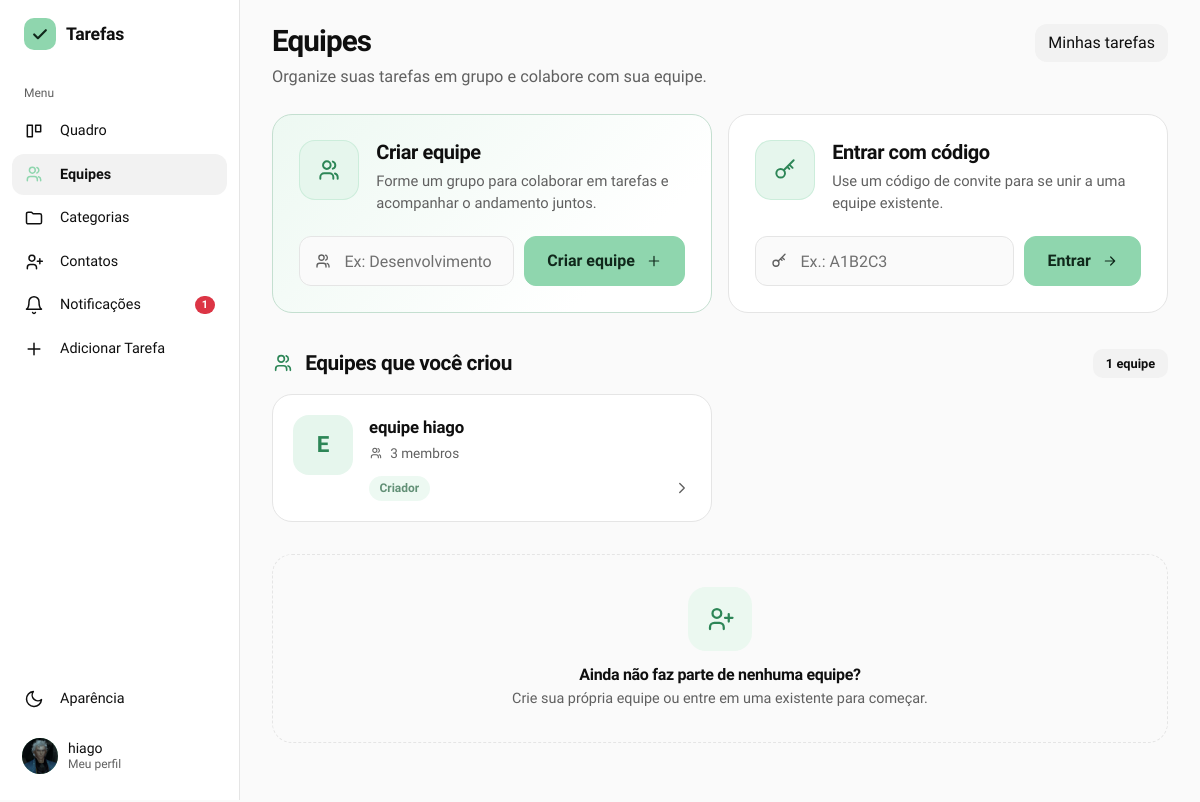
Screenshot of /equipes (signed in) with the database file from the repository.
### gerenciador_de_tarefas/models.py (models this page shows)
class Usuario(db.Model, UserMixin):
    id = db.Column(db.Integer, primary_key=True)
    nomeUsuario = db.Column(db.String(50), unique=True, nullable=False)
    email = db.Column(db.String(254), unique=True, nullable=False)
    senha = db.Column(db.String(255), nullable=False)
    nome = db.Column(db.String(100), nullable=False)
    tarefasCriadas = db.relationship('Tarefa', backref='criador', foreign_keys='Tarefa.criador_id', lazy=True)
    tarefasAtribuidas = db.relationship('Tarefa', backref='responsavel', foreign_keys='Tarefa.responsavel_id', lazy=True)
    cargo = db.Column(db.String(20), nullable=False, default='usuario') #admin ou usuario
    foto_perfil = db.Column(db.String(200), nullable=True, default='default.png')
    ordenacao_quadro = db.Column(db.String(30), nullable=False, default='padrao')

class Equipe(db.Model):
    id = db.Column(db.Integer, primary_key=True)
    nome = db.Column(db.String(100), nullable=False)
    codigo_acesso = db.Column(db.String(12), unique=True, nullable=False)
    dono_id = db.Column(db.Integer, db.ForeignKey('usuario.id'), nullable=False)
    dono = db.relationship('Usuario', foreign_keys=[dono_id])
    membros = db.relationship('MembroEquipe', backref='equipe', cascade='all, delete-orphan', lazy=True)
    tarefas = db.relationship('Tarefa', backref='equipe', lazy=True)

### gerenciador_de_tarefas/app.py (the view)
@app.route('/equipes')
@login_required
def equipes():
    minhas = Equipe.query.filter_by(dono_id=current_user.id).all()
    participo = (Equipe.query.join(MembroEquipe, MembroEquipe.equipe_id == Equipe.id)).filter(MembroEquipe.usuario_id == current_user.id, Equipe.dono_id != current_user.id).all()
    return render_template('equipes.html', minhas=minhas, participo=participo)

### gerenciador_de_tarefas/app.py (called while the page is built)
@login_manager.user_loader
def load_user(user_id):
    return db.session.get(Usuario, int(user_id))

@app.context_processor
def injetar_categorias_globais():
    if current_user.is_authenticated:
        return dict(categorias_globais=categorias_acessiveis())
    return dict(categorias_globais=[])

@app.context_processor
def injetar_notificacoes():
    if not current_user.is_authenticated:
        return dict(n_notificacoes=0)
    n = (Contato.query.filter_by(destinatario_id=current_user.id, status='pendente').count()
         + ConviteEquipe.query.filter_by(convidado_id=current_user.id).count()
         + Tarefa.query.filter_by(responsavel_id=current_user.id, aceite='aguardando').count())
    return dict(n_notificacoes=n)

def categorias_do_usuario():
    return Categoria.query.filter_by(usuario_id=current_user.id).order_by(Categoria.nome).all()

def categorias_acessiveis():
    proprias = categorias_do_usuario()
    de_outros = [cs.categoria for cs in CategoriaCompartilhada.query.filter_by(usuario_id=current_user.id).all()]
    return proprias + sorted(de_outros, key=lambda c: c.nome.lower())

### gerenciador_de_tarefas/templates/equipes.html (shortened to what this page needs)
{% extends "base.html" %}
{% block content %}
{% macro ico(nome, t=18) -%}
<svg width="{{ t }}" height="{{ t }}" viewBox="0 0 24 24" fill="none" stroke="currentColor" stroke-width="1.8" stroke-linecap="round" stroke-linejoin="round" aria-hidden="true">
{%- if nome == 'users' %}<path d="M16 20v-1.5a3.5 3.5 0 00-3.5-3.5h-5A3.5 3.5 0 004 18.5V20M10 11a3.5 3.5 0 100-7 3.5 3.5 0 000 7zM20 20v-1.5a3.5 3.5 0 00-2.5-3.3M15.5 4.2a3.5 3.5 0 010 6.6"/>
{%- elif nome == 'key' %}<circle cx="8" cy="15" r="4"/><path d="M10.8 12.2L20 3M16 7l3 3M14 9l2 2"/>
{%- elif nome == 'plus' %}<path d="M12 5v14M5 12h14"/>
{%- elif nome == 'arrow' %}<path d="M5 12h14M13 6l6 6-6 6"/>
{%- elif nome == 'chevron' %}<path d="m9 6 6 6-6 6"/>
{%- elif nome == 'user-plus' %}<path d="M15 20v-1.5a3.5 3.5 0 00-3.5-3.5h-4A3.5 3.5 0 004 18.5V20M9.5 11a3.5 3.5 0 100-7 3.5 3.5 0 000 7zM19 8v6M16 11h6"/>
{%- endif %}</svg>
{%- endmacro %}
<div class="eq-topo">
    <div>
        <h1 class="titulo-pagina">Equipes</h1>
        <p class="eq-subtitulo">Organize suas tarefas em grupo e colabore com sua equipe.</p>
    </div>
    <a href="{{ url_for('quadro') }}" class="btn btn-outline-secondary">Minhas tarefas</a>
</div>
<section class="eq-duplo">
    <div class="eq-card eq-card-destaque">
        <div class="eq-card-topo">
            <span class="eq-card-icone">{{ ico('users', 26) }}</span>
            <div>
                <h2 class="eq-card-titulo">Criar equipe</h2>
                <p class="eq-card-sub">Forme um grupo para colaborar em tarefas e acompanhar o andamento juntos.</p>
            </div>
        </div>
        <form method="POST" action="{{ url_for('criar_equipe') }}" class="eq-form">
            <div class="eq-form-linha">
                <div class="eq-campo">
                    <input type="text" id="nomeEquipe" name="nome" class="form-control eq-input"
                           placeholder="Ex: Desenvolvimento Mobile" maxlength="100" required>
                </div>
                <button type="submit" class="btn btn-principal">Criar equipe {{ ico('plus', 16) }}</button>
            </div>
        </form>
    </div>
    <div class="eq-card eq-card-codigo">
        <div class="eq-card-topo">
            <span class="eq-card-icone">{{ ico('key', 26) }}</span>
            <div>
                <h2 class="eq-card-titulo">Entrar com código</h2>
                <p class="eq-card-sub">Use um código de convite para se unir a uma equipe existente.</p>
            </div>
        </div>
        <form method="POST" action="{{ url_for('entrar_equipe') }}" class="eq-form">
            <div class="eq-form-linha">
                <div class="eq-campo">
                    <input type="text" id="codigoEquipe" name="codigo" class="form-control eq-input"
                           placeholder="Ex.: A1B2C3" autocomplete="off" required>
                </div>
                <button type="submit" class="btn btn-principal">Entrar {{ ico('arrow', 16) }}</button>
            </div>
        </form>
    </div>
</section>
<section class="eq-secao">
    <div class="eq-secao-cab">
        <h2 class="eq-secao-titulo">{{ ico('users', 22) }} Equipes que você criou</h2>
        <span class="eq-contagem">{{ minhas|length }} equipe{{ '' if minhas|length == 1 else 's' }}</span>
    </div>
    {% if minhas %}
    <div class="eq-lista">
        {% for e in minhas %}
        <a href="{{ url_for('ver_equipe', equipe_id=e.id) }}" class="eq-equipe">
            <span class="eq-inicial" aria-hidden="true">{{ e.nome[:1]|upper }}</span>
            <div class="eq-equipe-corpo">
                <div class="eq-equipe-nome">{{ e.nome }}</div>
                <div class="eq-equipe-meta">{{ ico('users', 14) }} {{ e.membros|length }} membro{{ '' if e.membros|length == 1 else 's' }}</div>
                <div class="eq-equipe-rodape">
                    <div class="eq-tags"><span class="eq-tag">Criador</span></div>
                    <span class="eq-seta">{{ ico('chevron', 18) }}</span>
                </div>
            </div>
        </a>
        {% endfor %}
    </div>
    {% else %}
    <div class="eq-vazio">
        <p>Você ainda não criou nenhuma equipe.</p>
    </div>
    {% endif %}
</section>
<section class="eq-secao mb-5">
    {% if participo %}
    <div class="eq-secao-cab">
        <h2 class="eq-secao-titulo">{{ ico('users', 22) }} Equipes em que você participa</h2>
        <span class="eq-contagem">{{ participo|length }} equipe{{ '' if participo|length == 1 else 's' }}</span>
    </div>
    <div class="eq-lista">
        {% for e in participo %}
        {% set pendentes = e.tarefas|selectattr('status', 'equalto', 'Pendente')|list|length %}
        {% set concluidas = e.tarefas|selectattr('status', 'equalto', 'Concluída')|list|length %}
        <a href="{{ url_for('ver_equipe', equipe_id=e.id) }}" class="eq-equipe">
            <span class="eq-inicial" aria-hidden="true">{{ e.nome[:1]|upper }}</span>
            <div class="eq-equipe-corpo">
                <div class="eq-equipe-nome">{{ e.nome }}</div>
                <div class="eq-equipe-meta">{{ ico('users', 14) }} Criada por {{ e.dono.nomeUsuario }} · {{ e.membros|length }} membro{{ '' if e.membros|length == 1 else 's' }}</div>
                <div class="eq-equipe-rodape">
                    <div class="eq-tags">
                        {% set meu_vinculo = e.membros|selectattr('usuario_id', 'equalto', current_user.id)|list|first %}
                        <span class="eq-tag">{{ 'Admin' if meu_vinculo and meu_vinculo.cargo == 'admin' else 'Membro' }}</span>
                        <span class="eq-tag status-pendente">Pendente ({{ pendentes }})</span>
                        <span class="eq-tag status-concluida">Concluída ({{ concluidas }})</span>
                    </div>
                    <span class="eq-seta">{{ ico('chevron', 18) }}</span>
                </div>
            </div>
        </a>
        {% endfor %}
    </div>
    {% else %}
    <div class="eq-vazio">
        <span class="eq-vazio-icone">{{ ico('user-plus', 30) }}</span>
        <h3 class="eq-vazio-titulo">Ainda não faz parte de nenhuma equipe?</h3>
        <p>Crie sua própria equipe ou entre em uma existente para começar.</p>
    </div>
    {% endif %}
</section>
{% endblock %}

### gerenciador_de_tarefas/templates/base.html (shortened to what this page needs)
<!doctype html>
<html lang="pt-br">
  <head>
    <link
      rel="stylesheet"
      href="https://cdn.jsdelivr.net/npm/bootstrap@5.3.0/dist/css/bootstrap.min.css"
    />
    <link
      rel="stylesheet"
      href="{{ url_for('static', filename='static.css') }}"
    />
    <link rel="stylesheet" href="https://cdn.jsdelivr.net/npm/flatpickr/dist/flatpickr.min.css">
    <link rel="stylesheet" href="https://cdn.jsdelivr.net/npm/flatpickr/dist/themes/dark.css">
  </head>
  <body>
    {% macro aparencia(direcao='dropup') %}
    <div class="{{ direcao }}">
      <button
        class="menu-item"
        type="button"
        data-bs-toggle="dropdown"
        data-bs-auto-close="outside"
        aria-expanded="false"
      >
        <svg viewBox="0 0 24 24" fill="none" stroke="currentColor" stroke-width="1.8" stroke-linecap="round" stroke-linejoin="round" aria-hidden="true"><path d="M21 12.8A9 9 0 1111.2 3a7 7 0 009.8 9.8z"/></svg>
        <span>Aparência</span>
      </button>
    </div>
    {% endmacro %}
    {% macro logo() %}
    <span class="marca-icone">
      <svg width="20" height="20" viewBox="0 0 24 24" fill="none" stroke="currentColor" stroke-width="2.6" stroke-linecap="round" stroke-linejoin="round" aria-hidden="true"><path d="M5 12.5l4.5 4.5L19 7.5"/></svg>
    </span>
    {% endmacro %}
    {% set ep = request.endpoint or '' %}
    {% if current_user.is_authenticated %}
    <div class="app">
      <aside class="lateral" aria-label="Menu principal">
        <a
          class="marca"
          href="{{ url_for('admin_dashboard') if current_user.cargo == 'admin' else url_for('quadro') }}"
        >{{ logo() }}<span>Tarefas</span></a>
        <div class="menu-titulo">Menu</div>
        <a class="menu-item {{ 'ativo' if ep == 'quadro' }}" href="{{ url_for('quadro') }}">
          <svg viewBox="0 0 24 24" fill="none" stroke="currentColor" stroke-width="1.8" stroke-linecap="round" stroke-linejoin="round" aria-hidden="true"><path d="M4 5h6v14H4zM14 5h6v8h-6z"/></svg>
          <span>Quadro</span>
        </a>
        <a class="menu-item {{ 'ativo' if ep in ['equipes', 'ver_equipe', 'adicionar_tarefa_equipe'] }}" href="{{ url_for('equipes') }}">
          <svg viewBox="0 0 24 24" fill="none" stroke="currentColor" stroke-width="1.8" stroke-linecap="round" stroke-linejoin="round" aria-hidden="true"><path d="M16 20v-1.5a3.5 3.5 0 00-3.5-3.5h-5A3.5 3.5 0 004 18.5V20M10 11a3.5 3.5 0 100-7 3.5 3.5 0 000 7zM20 20v-1.5a3.5 3.5 0 00-2.5-3.3M15.5 4.2a3.5 3.5 0 010 6.6"/></svg>
          <span>Equipes</span>
        </a>
        <a class="menu-item {{ 'ativo' if ep in ['ver_categorias', 'ver_categoria'] }}" href="{{ url_for('ver_categorias') }}">
          <svg viewBox="0 0 24 24" fill="none" stroke="currentColor" stroke-width="1.8" stroke-linejoin="round" aria-hidden="true"><path d="M3 7a2 2 0 012-2h4l2 2h8a2 2 0 012 2v8a2 2 0 01-2 2H5a2 2 0 01-2-2z"/></svg>
          <span>Categorias</span>
        </a>
        <a class="menu-item {{ 'ativo' if ep == 'contatos' }}" href="{{ url_for('contatos') }}">
          <svg viewBox="0 0 24 24" fill="none" stroke="currentColor" stroke-width="1.8" stroke-linecap="round" stroke-linejoin="round" aria-hidden="true"><path d="M15 20v-1.5a3.5 3.5 0 00-3.5-3.5h-4A3.5 3.5 0 004 18.5V20M9.5 11a3.5 3.5 0 100-7 3.5 3.5 0 000 7zM19 8v6M16 11h6"/></svg>
          <span>Contatos</span>
        </a>
        <a class="menu-item {{ 'ativo' if ep == 'notificacoes' }}" href="{{ url_for('notificacoes') }}">
          <svg viewBox="0 0 24 24" fill="none" stroke="currentColor" stroke-width="1.8" stroke-linecap="round" stroke-linejoin="round" aria-hidden="true"><path d="M6 8a6 6 0 0112 0c0 7 3 9 3 9H3s3-2 3-9M10.3 21a1.9 1.9 0 003.4 0"/></svg>
          <span>Notificações</span>
          {% if n_notificacoes %}<span class="badge rounded-pill text-bg-danger ms-auto">{{ n_notificacoes }}</span>{% endif %}
        </a>
        <a class="menu-item" href="#" data-bs-toggle="modal" data-bs-target="#modalAdicionarTarefa">
          <svg viewBox="0 0 24 24" fill="none" stroke="currentColor" stroke-width="1.8" stroke-linecap="round" aria-hidden="true"><path d="M12 5v14M5 12h14"/></svg>
          <span>Adicionar Tarefa</span>
        </a>
        <div class="menu-espaco"></div>
        {{ aparencia('dropup') }}
        <a href="#" class="usuario-card mt-2 text-decoration-none" data-bs-toggle="modal" data-bs-target="#modalPerfil" title="Meu Perfil">
          {% if current_user.foto_perfil and current_user.foto_perfil != 'default.png' %}
            <img src="{{ url_for('static', filename='uploads/' + current_user.foto_perfil) }}" alt="" class="usuario-foto" />
          {% else %}
            <span class="usuario-foto">{{ current_user.nomeUsuario[:1]|upper }}</span>
          {% endif %}
          <span class="usuario-nome">{{ current_user.nome or current_user.nomeUsuario }}<small>Meu perfil</small></span>
        </a>
      </aside>
      <main class="conteudo">
        <div class="conteudo-interno">
    {% endif %}
    {% block content %}{% endblock %}
    {% if current_user.is_authenticated %}
        </div>
      </main>
    </div>
    {% else %}
    </main>
    {% endif %}
  </body>
</html>

### rows the page displays
Usuario: foto_perfil (picture), nome "hiago"
Equipe: nome "E", nome "equipe hiago", {{ t }} 14 (drawn), membros|length "3", membros "s"

### other values shown
{{ n_notificacoes }} "1"
{{ minhas|length }} "1"
